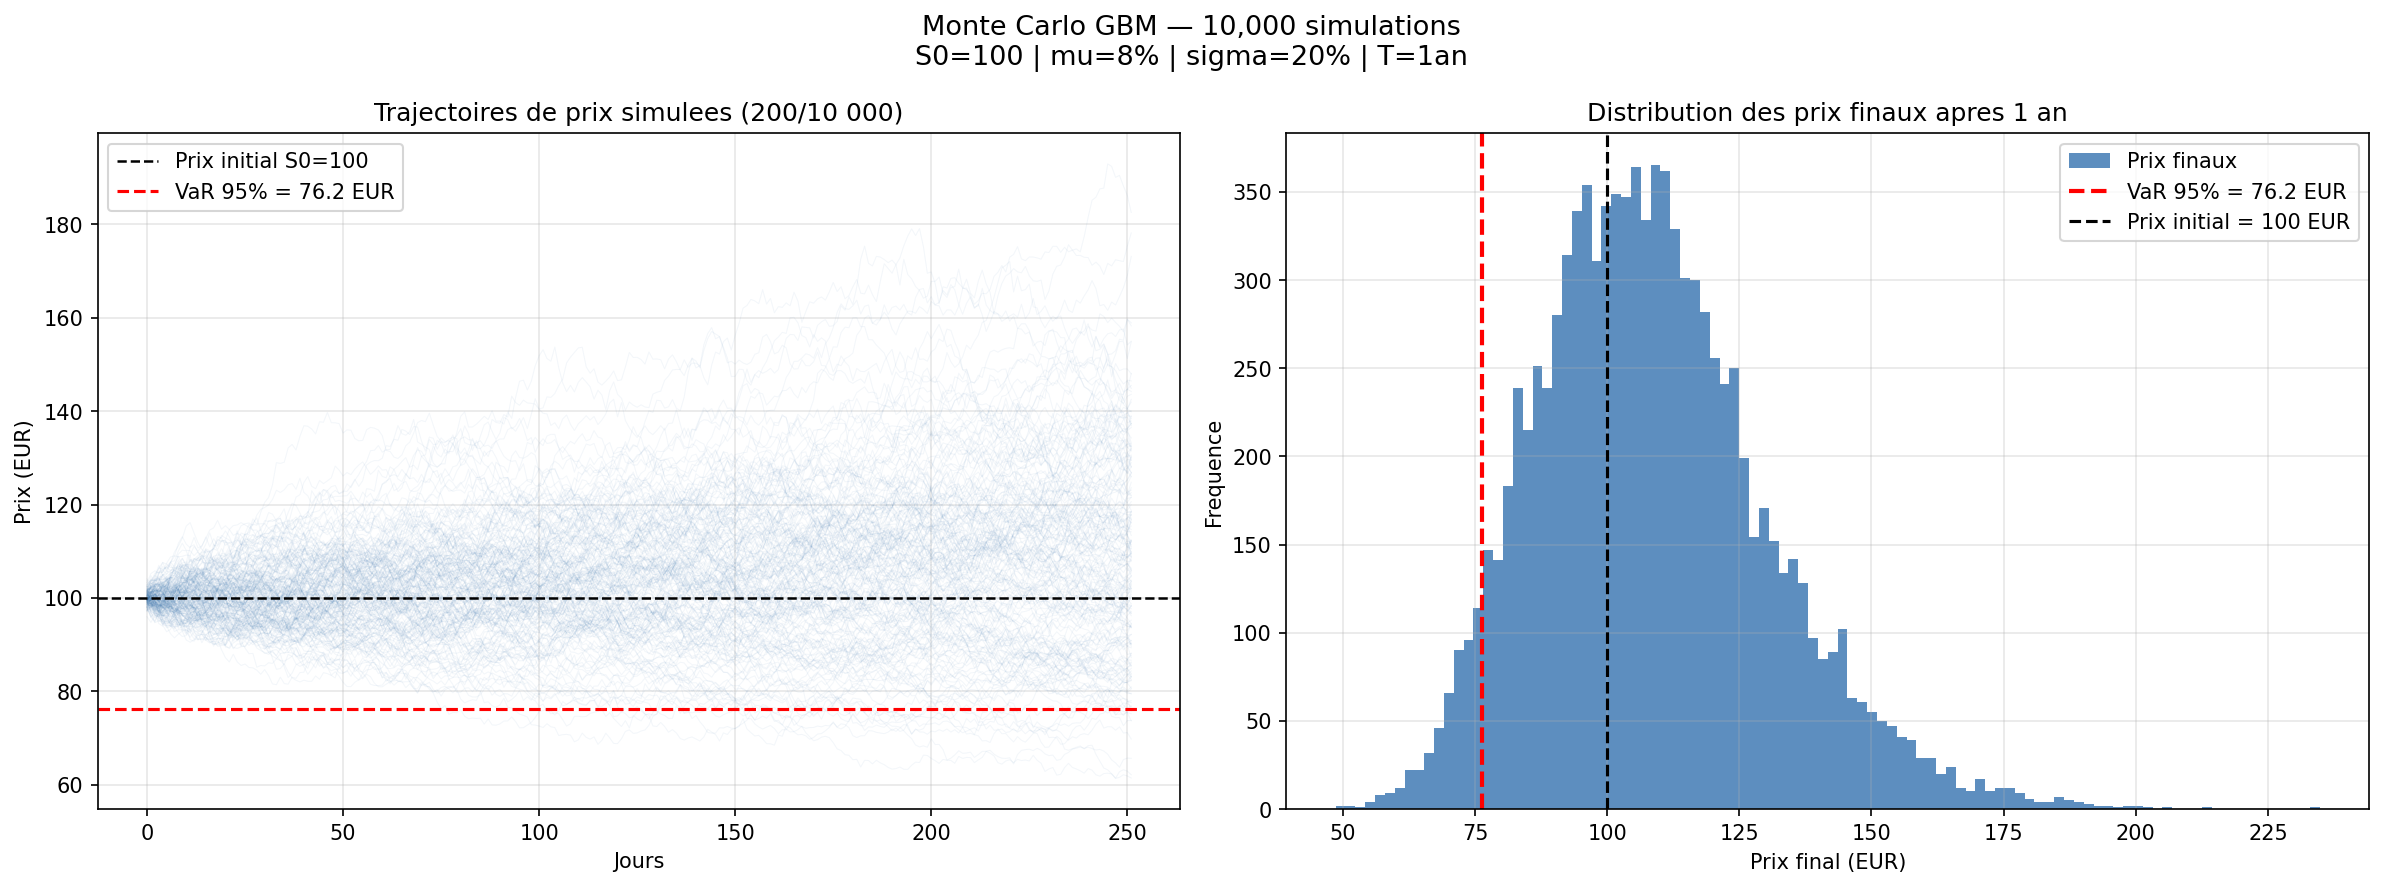

Python code for this plot:
# ============================================================
# Monte Carlo — Simulation GBM 10 000 trajectoires
# Auteur  : raphaelquant
# Date    : Avril 2026
# GitHub  : https://github.com/raphaelquant
# ============================================================
# Ce script simule 10 000 trajectoires de prix via le
# Mouvement Brownien Geometrique (GBM) et calcule la VaR
# Monte Carlo par simulation stochastique.
#
# Formule GBM :
# S(t+dt) = S(t) x exp[(mu - sigma^2/2)*dt + sigma*sqrt(dt)*Z]
# Z ~ N(0,1)
# ============================================================

import numpy as np
import matplotlib.pyplot as plt

# ============================================================
# 1. PARAMETRES DU MODELE
# ============================================================

S0           = 100     # Prix initial de l'actif
mu           = 0.08    # Drift annuel — rendement moyen attendu (8%)
sigma        = 0.20    # Volatilite annualisee (20%)
T            = 1       # Horizon de simulation : 1 an
N            = 252     # Nombre de jours de bourse par an
n_simulations= 10000   # Nombre de trajectoires simulees
dt           = T / N   # Pas de temps journalier

# ============================================================
# 2. SIMULATION MONTE CARLO — MOUVEMENT BROWNIEN GEOMETRIQUE
# ============================================================

# Chocs aleatoires Z ~ N(0,1) — matrice (N jours x n_simulations)
# Chaque colonne = une trajectoire de prix independante
Z = np.random.normal(0, 1, (N, n_simulations))

# Rendements journaliers selon la formule GBM
# (mu - 0.5*sigma^2)*dt = composante deterministe (drift corrige)
# sigma*sqrt(dt)*Z       = composante aleatoire (choc de marche)
rendements = (mu - 0.5*sigma**2)*dt + sigma*np.sqrt(dt)*Z

# Trajectoires de prix via produit cumulatif
# np.cumprod multiplie les facteurs exp(rendement) jour apres jour
# axis=0 = on accumule dans le sens du temps (lignes)
prix = S0 * np.cumprod(np.exp(rendements), axis=0)

# ============================================================
# 3. CALCUL DE LA VAR MONTE CARLO
# ============================================================

# Prix finaux = derniere ligne de la matrice = prix apres 1 an
prix_finaux = prix[-1, :]

# VaR 95% = percentile 5% des prix finaux
# Dans 95% des simulations le prix ne descend pas en dessous de VaR_MC
VaR_MC    = np.percentile(prix_finaux, 5)
perte_pct = (VaR_MC - S0) / S0 * 100

print("=" * 55)
print("   MONTE CARLO — SIMULATION GBM 10 000 TRAJECTOIRES")
print("=" * 55)

print("\n--- Parametres ---")
print(f"  Prix initial (S0)      : {S0} EUR")
print(f"  Drift annuel (mu)      : {mu*100:.1f}%")
print(f"  Volatilite (sigma)     : {sigma*100:.1f}%")
print(f"  Horizon                : {T} an ({N} jours)")
print(f"  Simulations            : {n_simulations:,}")

print("\n--- Resultats ---")
print(f"  Prix moyen simule      : {np.mean(prix_finaux):.2f} EUR")
print(f"  Prix median simule     : {np.median(prix_finaux):.2f} EUR")
print(f"  Prix min simule        : {np.min(prix_finaux):.2f} EUR")
print(f"  Prix max simule        : {np.max(prix_finaux):.2f} EUR")

print("\n--- VaR Monte Carlo 95% ---")
print(f"  VaR MC (prix plancher) : {VaR_MC:.2f} EUR")
print(f"  Perte maximale 95%     : {perte_pct:.2f}%")
print(f"  Interpretation         : dans 95% des simulations,")
print(f"                           le prix reste au-dessus de {VaR_MC:.2f} EUR")

# ============================================================
# 4. GRAPHIQUES
# ============================================================

fig, axes = plt.subplots(1, 2, figsize=(16, 6))
fig.suptitle(
    f"Monte Carlo GBM — {n_simulations:,} simulations\n"
    f"S0={S0} | mu={mu*100:.0f}% | sigma={sigma*100:.0f}% | T={T}an",
    fontsize=13
)

# --- Graphique 1 : Trajectoires de prix ---
# On affiche seulement 200 trajectoires pour la lisibilite
axes[0].plot(prix[:, :200], alpha=0.05, color="#185FA5", linewidth=0.5)
axes[0].axhline(y=S0, color="black", linewidth=1.2,
                linestyle="--", label=f"Prix initial S0={S0}")
axes[0].axhline(y=VaR_MC, color="red", linewidth=1.5,
                linestyle="--", label=f"VaR 95% = {VaR_MC:.1f} EUR")
axes[0].set_title("Trajectoires de prix simulees (200/10 000)")
axes[0].set_xlabel("Jours")
axes[0].set_ylabel("Prix (EUR)")
axes[0].legend()
axes[0].grid(True, alpha=0.3)

# --- Graphique 2 : Distribution des prix finaux ---
# Histogramme des 10 000 prix finaux apres 1 an
axes[1].hist(prix_finaux, bins=100, color="#185FA5",
             alpha=0.7, edgecolor="none", label="Prix finaux")
axes[1].axvline(x=VaR_MC, color="red", linewidth=2,
                linestyle="--", label=f"VaR 95% = {VaR_MC:.1f} EUR")
axes[1].axvline(x=S0, color="black", linewidth=1.5,
                linestyle="--", label=f"Prix initial = {S0} EUR")
axes[1].set_title("Distribution des prix finaux apres 1 an")
axes[1].set_xlabel("Prix final (EUR)")
axes[1].set_ylabel("Frequence")
axes[1].legend()
axes[1].grid(True, alpha=0.3)

plt.tight_layout()
plt.savefig("monte_carlo.png", dpi=150, bbox_inches="tight")
print("\nGraphique sauvegarde : monte_carlo.png")
plt.show()
